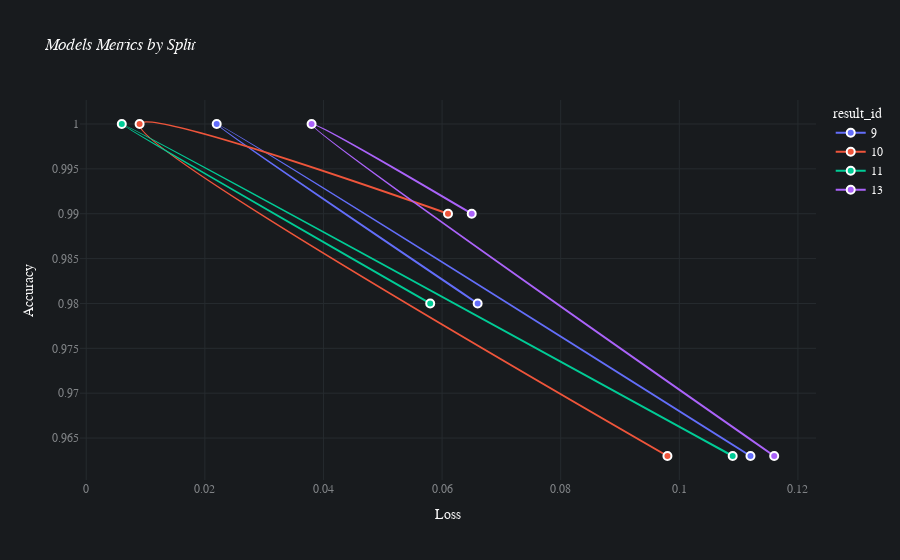

Source (notebook cell):
### Markdown cell above
When performing classification, the secondary training metric (non-loss) is 'accuracy'.

### Code cell
batch_multiclass.plot_performance(
    max_loss = 0.12, min_accuracy = 0.94
)

### Figure 1 — Plotly figure (JSON) as saved in the notebook; plotly's stock layout.template omitted (floating-point values rounded to 4 significant figures)
{"data": [{"customdata": [[9, "test", 0.112, 0.963], [9, "validation", 0.022, 1], [9, "train", 0.066, 0.98]], "hovertemplate": "result_id=%{customdata[0]}<br>loss=%{customdata[2]}<br>accuracy=%{customdata[3]}<br>split=%{customdata[1]}<extra></extra>", "legendgroup": "9", "line": {"color": "#636efa", "dash": "solid", "shape": "spline", "width": 2}, "marker": {"line": {"color": "white", "width": 2}, "size": 8}, "mode": "markers+lines", "name": "9", "orientation": "v", "showlegend": true, "type": "scatter", "x": [0.112, 0.022, 0.066], "xaxis": "x", "y": [0.963, 1, 0.98], "yaxis": "y"}, {"customdata": [[10, "test", 0.098, 0.963], [10, "validation", 0.009, 1], [10, "train", 0.061, 0.99]], "hovertemplate": "result_id=%{customdata[0]}<br>loss=%{customdata[2]}<br>accuracy=%{customdata[3]}<br>split=%{customdata[1]}<extra></extra>", "legendgroup": "10", "line": {"color": "#EF553B", "dash": "solid", "shape": "spline", "width": 2}, "marker": {"line": {"color": "white", "width": 2}, "size": 8}, "mode": "markers+lines", "name": "10", "orientation": "v", "showlegend": true, "type": "scatter", "x": [0.098, 0.009, 0.061], "xaxis": "x", "y": [0.963, 1, 0.99], "yaxis": "y"}, {"customdata": [[11, "test", 0.109, 0.963], [11, "validation", 0.006, 1], [11, "train", 0.058, 0.98]], "hovertemplate": "result_id=%{customdata[0]}<br>loss=%{customdata[2]}<br>accuracy=%{customdata[3]}<br>split=%{customdata[1]}<extra></extra>", "legendgroup": "11", "line": {"color": "#00cc96", "dash": "solid", "shape": "spline", "width": 2}, "marker": {"line": {"color": "white", "width": 2}, "size": 8}, "mode": "markers+lines", "name": "11", "orientation": "v", "showlegend": true, "type": "scatter", "x": [0.109, 0.006, 0.058], "xaxis": "x", "y": [0.963, 1, 0.98], "yaxis": "y"}, {"customdata": [[13, "test", 0.116, 0.963], [13, "validation", 0.038, 1], [13, "train", 0.065, 0.99]], "hovertemplate": "result_id=%{customdata[0]}<br>loss=%{customdata[2]}<br>accuracy=%{customdata[3]}<br>split=%{customdata[1]}<extra></extra>", "legendgroup": "13", "line": {"color": "#ab63fa", "dash": "solid", "shape": "spline", "width": 2}, "marker": {"line": {"color": "white", "width": 2}, "size": 8}, "mode": "markers+lines", "name": "13", "orientation": "v", "showlegend": true, "type": "scatter", "x": [0.116, 0.038, 0.065], "xaxis": "x", "y": [0.963, 1, 0.99], "yaxis": "y"}], "layout": {"autosize": true, "font": {"color": "#FAFAFA", "family": "Avenir"}, "hoverlabel": {"bgcolor": "#0F0F0F", "font": {"family": "Avenir", "size": 15}}, "legend": {"title": {"text": "result_id"}, "tracegroupgap": 0}, "paper_bgcolor": "#181B1E", "plot_bgcolor": "#181B1E", "title": {"text": "<i>Models Metrics by Split</i>"}, "xaxis": {"anchor": "y", "autorange": true, "domain": [0, 1], "gridcolor": "#262B2F", "range": [-0.0008759, 0.1229], "tickfont": {"color": "#818487"}, "title": {"text": "Loss"}, "type": "linear", "zeroline": false}, "yaxis": {"anchor": "x", "autorange": true, "domain": [0, 1], "gridcolor": "#262B2F", "range": [0.9604, 1.003], "tickfont": {"color": "#818487"}, "title": {"text": "Accuracy"}, "type": "linear", "zeroline": false}}}
